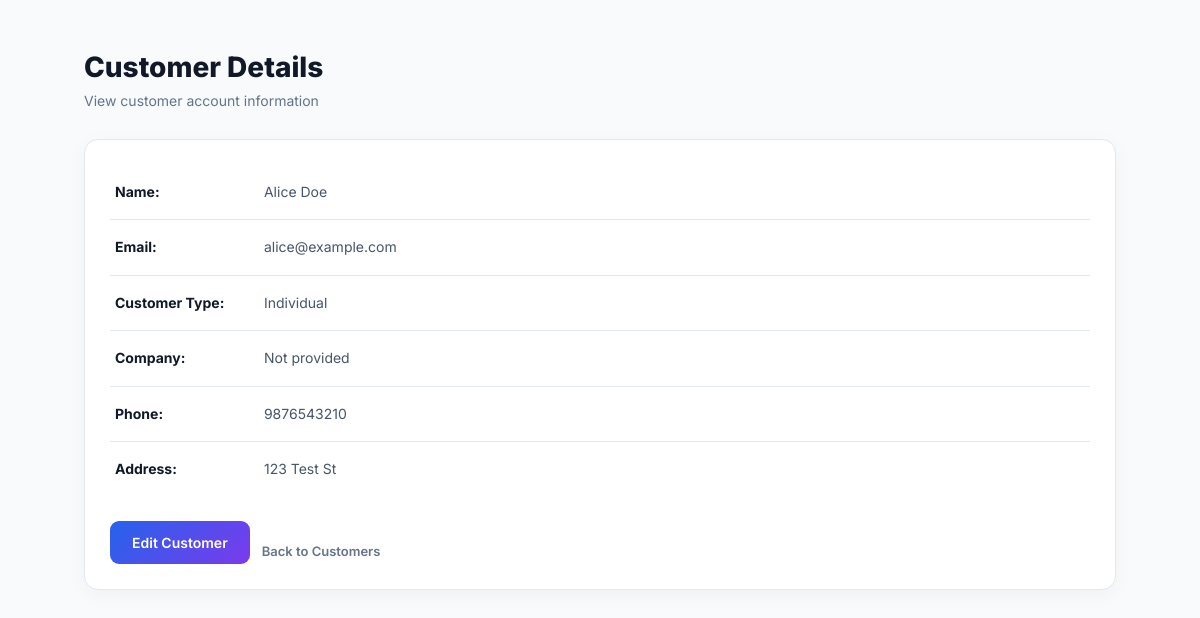
/customers/1/ (signed in), run on the app's committed database.
### core/models.py (models this page shows, shortened)
class CustomerProfile(models.Model):
    CUSTOMER_TYPES = [
        ('individual', 'Individual'),
        ('business', 'Business'),
    ]
    user = models.OneToOneField(
        User,
        on_delete=models.CASCADE,
        related_name='customer_profile',
    )
    customer_type = models.CharField(
        max_length=20,
        choices=CUSTOMER_TYPES,
        default='individual',
    )
    company_name = models.CharField(
        max_length=150,
        blank=True,
        null=True,
    )
    phone = models.CharField(
        max_length=15,
        blank=True,
        null=True,
    )
    address = models.TextField(
        blank=True,
        null=True,
    )
    gst_number = models.CharField(
        max_length=20,
        blank=True,
        null=True,
    )

### core/views.py (the view)
# urls.py: path('customers/<int:pk>/', views.customer_detail, name='customer_detail'),
@login_required
def customer_detail(request, pk):
    customer = get_object_or_404(
        CustomerProfile.objects.select_related('user'),
        pk=pk
    )
    if not is_staff_or_admin(request.user):
        if customer.user_id != request.user.id:
            raise PermissionDenied
    return render(request, 'core/customers/cust_detail.html', {
    'customer': customer,
    'is_staff_or_admin': is_staff_or_admin(request.user)
})

### core/views.py (called while the page is built)
def is_staff_or_admin(user):
    return (
        user.is_superuser or
        user.groups.filter(name__in=['Admin', 'Internal Staff']).exists()
    )

### core/templates/core/customers/cust_detail.html (shortened to what this page needs)
{% load static %}
<!DOCTYPE html>
<html lang="en">
<head>
    <link rel="stylesheet" href="{% static 'core/css/customer_management.css' %}">
</head>
<body>
<div class="container">
    <div class="header">
        <h2>Customer Details</h2>
        <p>View customer account information</p>
    </div>
    <div class="details-card">
        <p>
            <strong>Name:</strong>
            {{ customer.user.first_name }}
        </p>
        <p>
            <strong>Email:</strong>
            {{ customer.user.email }}
        </p>
        <p>
            <strong>Customer Type:</strong>
            {{ customer.get_customer_type_display }}
        </p>
        <p>
            <strong>Company:</strong>
            {{ customer.company_name|default:"Not provided" }}
        </p>
        <p>
            <strong>Phone:</strong>
            {{ customer.phone|default:"Not provided" }}
        </p>
        <p>
            <strong>Address:</strong>
            {{ customer.address|default:"Not provided" }}
        </p>
        {% if is_staff_or_admin %}
        <div class="actions">
            <a class="btn" href="{% url 'customer_update' customer.pk %}">
                Edit Customer
            </a>
            <a class="back-link" href="{% url 'customer_list' %}">
                Back to Customers
            </a>
        </div>
        {% endif %}
    </div>
</div>
</body>
</html>

### core/static/core/css/customer_management.css (style rules this page uses)
* { margin: 0; padding: 0; box-sizing: border-box; }
body { font-family: 'Inter', sans-serif; background: #F8FAFC; color: #111827; min-height: 100vh; padding: 50px 7%; }
.container { max-width: 1100px; margin: auto; }
.header { margin-bottom: 30px; }
.header h2 { font-size: 28px; font-weight: 800; color: #111827; margin-bottom: 8px; }
.header p { color: #64748B; font-size: 14px; }
button, .btn { display: inline-block; border: none; border-radius: 9px; padding: 13px 22px; background: linear-gradient(135deg, #2563EB, #7C3AED); color: white; font-size: 14px; font-weight: 600; cursor: pointer; text-decoration: none; transition: 0.2s ease; }
.table-card, .details-card, .form-card { background: #FFFFFF; border: 1px solid #E2E8F0; border-radius: 14px; padding: 25px; box-shadow: 0 5px 20px rgba(15, 23, 42, 0.04); }
.details-card p { padding: 16px 5px; border-bottom: 1px solid #E2E8F0; font-size: 14px; color: #475569; line-height: 1.6; }
.details-card p:last-of-type { border-bottom: none; }
.details-card strong { display: inline-block; min-width: 145px; color: #111827; }
.back-link { display: inline-block; margin-top: 22px; color: #64748B; font-size: 13px; text-decoration: none; font-weight: 600; }
.actions { display: flex; gap: 12px; flex-wrap: wrap; margin-top: 25px; }

### data on the page
CustomerProfile: user.first_name "Alice Doe", user.email "alice@example.com", customer_type "Individual", company_name "Not provided", phone "9876543210", address "123 Test St"
